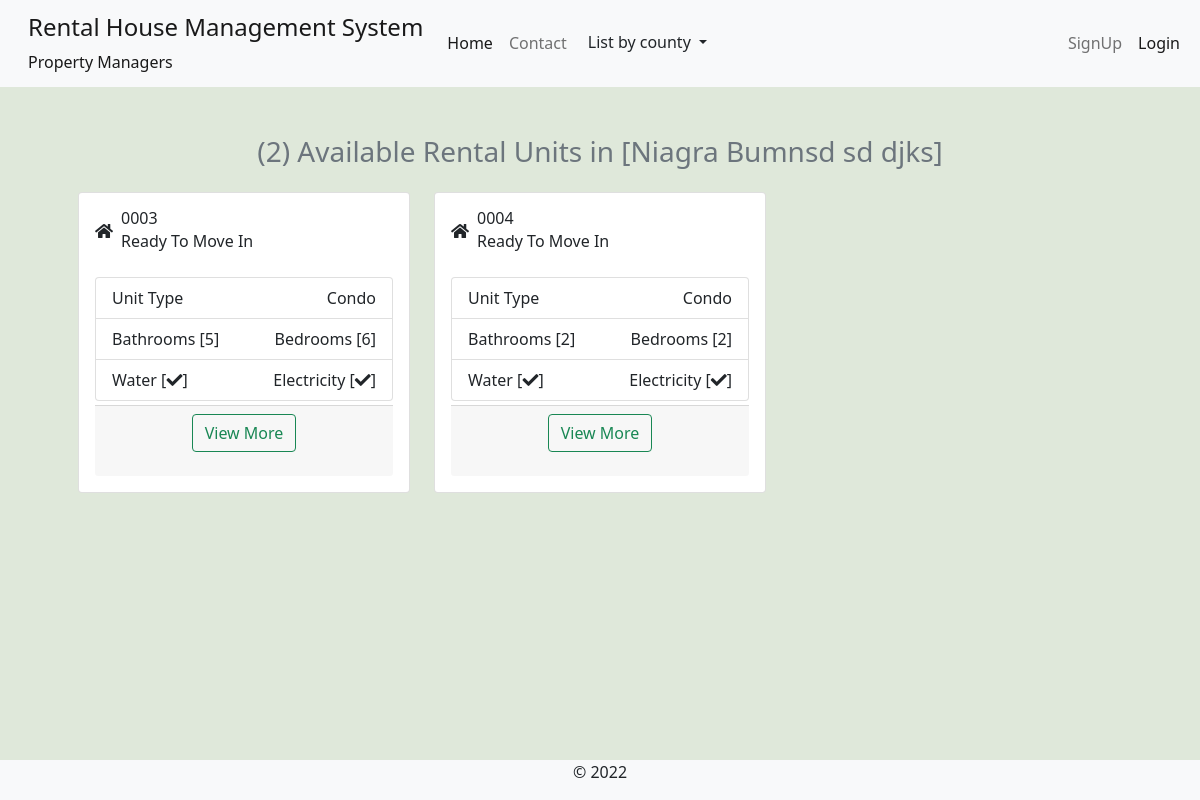
/building-units/niagra-bumnsd-sd-djks/, run on the app's committed database.
### rental_property/models.py (models this page shows, shortened)
class Building(models.Model):
    STATUS_CHOICES = [
        ('op', 'Vacancies Available'),
        ('um', 'Under Maintanance'),
        ('fo', 'Fully Occupied'),
        ('dc', 'Decomisioned'),
    ]
    estate = models.ForeignKey(Estate, on_delete=models.CASCADE, null=True, blank=True)
    name = models.CharField(max_length=100)
    slug = models.SlugField(max_length=100, unique=True)
    registered_owner = models.CharField(max_length=50)
    manager = models.ForeignKey(Managers, on_delete=models.CASCADE, related_name='building_manager')
    added_by = models.ForeignKey(User, on_delete=models.DO_NOTHING)
    address_line = models.CharField(max_length=50)
    cover_image = models.ImageField(upload_to='building-cover', null=True, blank=True)
    county = models.ForeignKey(Counties, on_delete=models.CASCADE)
    country = models.CharField(max_length=50, default='Kenya')
    building_status = models.CharField(max_length=5, choices=STATUS_CHOICES)
    added = models.DateTimeField(default=datetime.now)
    updated = models.DateTimeField(auto_now=True)

class RentalUnit(models.Model):
    MAINTANANCE_STATUS_CHOICES = [
        ('nm', 'Unchechecked Report'),
        ('ip', 'Initiating Inspection'),
        ('ir', 'Maintanance In Progress'),
        ('op', 'No Active Reports'),
        ('rm', 'Remove'),
    ]
    STATUS_CHOICES = [
        ('occupied', 'Currently Occupied'),
        ('ready', 'Ready To Move In'),
        ('hold', 'On Hold'),
        ('maintanance', 'Under Maintanance'),
    ]
    building = models.ForeignKey(Building, on_delete=models.CASCADE)
    unit_type = models.ForeignKey(UnitType, on_delete=models.CASCADE)
    added_by = models.ForeignKey(User, on_delete=models.CASCADE)
    unit_number = models.CharField(max_length=50)
    slug = models.SlugField(max_length=50, unique=True, blank=True, null=True, help_text='This field is autogenerated')
    bathrooms = models.PositiveIntegerField()
    bedrooms = models.PositiveIntegerField()
    dimension = models.CharField(max_length=50)
    kitchen = models.BooleanField(default=True)
    status = models.CharField(max_length=20, choices=STATUS_CHOICES)
    maintanance_status = models.CharField(max_length=6, choices=MAINTANANCE_STATUS_CHOICES, default='op')
    total_occupants = models.PositiveIntegerField(help_text="Number of people in the unit", null=True, blank=True)
    water_available = models.BooleanField(default=True)
    electricity_available = models.BooleanField(default=True)
    added = models.DateTimeField(default=datetime.now)
    updated = models.DateTimeField(auto_now=True)
    class Meta:
        unique_together = ('building', 'unit_number')

class UnitType(models.Model):
    name = models.CharField(max_length=55)
    slug = models.SlugField(max_length=55, unique=True)
    added_by = models.ForeignKey(User, on_delete=models.DO_NOTHING)
    added = models.DateTimeField(default=datetime.now)
    updated = models.DateTimeField(auto_now=True)
    def __str__(self):
        return f"{self.name}"
    class Meta:
        ordering = ('name',)
        verbose_name_plural = 'Available Unit Types'

### rental_property/views.py (the view)
# urls.py: path('building-units/<slug:building_slug>/', views.open_building_units, name='building-units'),
def open_building_units(request, building_slug):
    building = get_object_or_404(Building, slug=building_slug)
    rental_units = RentalUnit.objects.filter(building=building, status='ready')
    unit_count = rental_units.count()
    context = {'unit_count': unit_count, 'rental_units':rental_units, 'building': building}
    return render(request, 'rental_property/building-units.html', context)

### rental_property/context_processors.py (called while the page is built)
def counties_links(request):
    county_links = Counties.objects.all()
    return dict(county_links=county_links)

def my_managed_buildings(request):
    user_instance = request.user
    if user_instance.is_authenticated:
        manager_instance = Managers.objects.filter(associated_account=user_instance)[:1]
        managed_buildings = Building.objects.filter(manager=manager_instance)
        return dict(managed_buildings=managed_buildings)
    else:
        return {'False': False,}

### rental_property/models.py (called while the page is built)
    def get_url(self):
        return reverse('by-county', args=[self.slug])

### rental_property/templates/rental_property/building-units.html (shortened to what this page needs)
{% extends 'base.html' %}
{% block content %}
<section class="container p-5">
    <div class="d-grid gap-2 mb-3 text-center">
        <span class="btn-outline-secondary" ><h3> ({{unit_count}})  Available Rental Units in [{{building.name}}] </h3></span>
      </div>
    <div class="row row-cols-1 row-cols-md-3 g-4">
        {% for unit in rental_units %}
        <div class="col-md-4">
            <div class="card p-3 mb-2">
                <div class="d-flex justify-content-between">
                    <div class="d-flex flex-row align-items-center">
                        <div class="icon"> <em class="fa fa-home"></em> </div>
                        <div class="ms-2 c-details">
                            <h6 class="mb-0">{{unit.unit_number}}</h6> <span>{{unit.get_status_display}} </span>
                        </div>
                    </div>
                </div>
                <div class="mt-4">
                    <ul class="list-group">
                        <li class="list-group-item d-flex justify-content-between align-items-center">Unit Type
                            <span>{{unit.unit_type}}</span>
                        </li>
                        <li class="list-group-item d-flex justify-content-between align-items-center">Bathrooms [{{unit.bathrooms}}]
                            <span>Bedrooms [{{unit.bedrooms}}] </span>
                        </li>
                        <li class="list-group-item d-flex justify-content-between align-items-center">
                            <span>{% if unit.water_available %} Water [<em class="fa fa-check"></em>]{% endif %}</span>
                            <span>{% if unit.electricity_available %} Electricity [<em class="fa fa-check"></em>] {% endif %}</span>
                        </li>
                      </ul>
                    <div class="card-footer mt-1">
                        <p class="text-center">
                            <a href="{% url 'unit-details' unit.building.slug unit.slug %}" class="btn btn-outline-success">View More</a>
                        </p>
                      </div>
                </div>
            </div>
        </div>
        {% empty %}
        <div class="col-md-4">
            <div class="card p-3 mb-2">
                <p> There are no empty units at the moment, Please try again later! </p>
            </div>
        </div>
        {% endfor%}
    </div>
</section>
{% endblock %}

### static/css/main.css (style rules this page uses)
:root { --header-height: 3rem; --nav-width: 68px; --first-color-light: #AFA5D9; --white-color: #F7F6FB; --body-font: 'Nunito', sans-serif; --normal-font-size: 1rem; --z-fixed: 100 }

### data on the page
Building: name "Niagra Bumnsd sd djks"
RentalUnit: unit_number "0003", status "Ready To Move In", unit_type "Condo", bathrooms "5", bedrooms "6", water_available "Water [", electricity_available "Electricity ["
RentalUnit: unit_number "0004", status "Ready To Move In", unit_type "Condo", bathrooms "2", bedrooms "2", water_available "Water [", electricity_available "Electricity ["

### other printed values
{{ unit_count }} "2"
